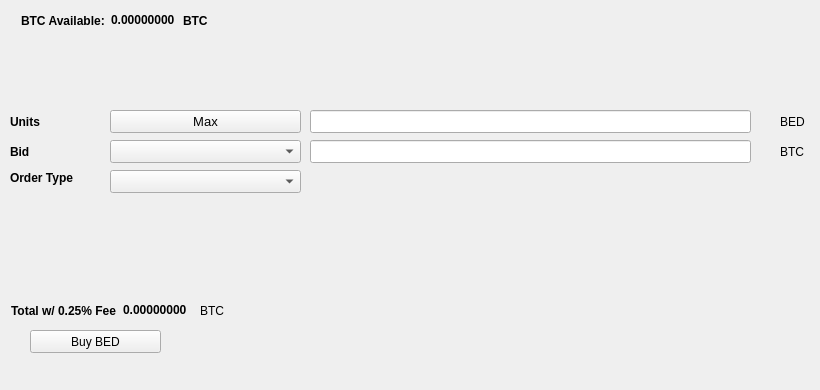
   <widget class="QWidget" name="BuyTab">
    <attribute name="title">
     <string>Buy</string>
    </attribute>
    <widget class="QPushButton" name="BuyBED">
     <property name="geometry">
      <rect>
       <x>30</x>
       <y>330</y>
       <width>131</width>
       <height>23</height>
      </rect>
     </property>
     <property name="text">
      <string>Buy BED</string>
     </property>
     <property name="icon">
      <iconset resource="../bederl.qrc">
       <normaloff>:/icons/bitcoin</normaloff>:/icons/bitcoin</iconset>
     </property>
    </widget>
    <widget class="QLabel" name="label_3">
     <property name="geometry">
      <rect>
       <x>10</x>
       <y>110</y>
       <width>46</width>
       <height>23</height>
      </rect>
     </property>
     <property name="font">
      <font>
       <weight>75</weight>
       <bold>true</bold>
      </font>
     </property>
     <property name="text">
      <string>Units</string>
     </property>
    </widget>
    <widget class="QLineEdit" name="UnitsInput">
     <property name="geometry">
      <rect>
       <x>310</x>
       <y>110</y>
       <width>441</width>
       <height>23</height>
      </rect>
     </property>
     <property name="font">
      <font>
       <pointsize>9</pointsize>
       <weight>75</weight>
       <bold>true</bold>
      </font>
     </property>
    </widget>
    <widget class="QLineEdit" name="BuyBidPriceEdit">
     <property name="geometry">
      <rect>
       <x>310</x>
       <y>140</y>
       <width>441</width>
       <height>23</height>
      </rect>
     </property>
     <property name="font">
      <font>
       <pointsize>9</pointsize>
       <weight>75</weight>
       <bold>true</bold>
      </font>
     </property>
    </widget>
    <widget class="QLabel" name="label_4">
     <property name="geometry">
      <rect>
       <x>780</x>
       <y>110</y>
       <width>31</width>
       <height>23</height>
      </rect>
     </property>
     <property name="text">
      <string>BED</string>
     </property>
    </widget>
    <widget class="QLabel" name="label_5">
     <property name="geometry">
      <rect>
       <x>780</x>
       <y>140</y>
       <width>31</width>
       <height>23</height>
      </rect>
     </property>
     <property name="text">
      <string>BTC</string>
     </property>
    </widget>
    <widget class="QLabel" name="label_6">
     <property name="geometry">
      <rect>
       <x>10</x>
       <y>140</y>
       <width>46</width>
       <height>23</height>
      </rect>
     </property>
     <property name="font">
      <font>
       <weight>75</weight>
       <bold>true</bold>
      </font>
     </property>
     <property name="text">
      <string>Bid</string>
     </property>
    </widget>
    <widget class="QLabel" name="label_7">
     <property name="geometry">
      <rect>
       <x>10</x>
       <y>170</y>
       <width>91</width>
       <height>16</height>
      </rect>
     </property>
     <property name="font">
      <font>
       <weight>75</weight>
       <bold>true</bold>
      </font>
     </property>
     <property name="text">
      <string>Order Type</string>
     </property>
    </widget>
    <widget class="QPushButton" name="Buy_Max_Amount">
     <property name="geometry">
      <rect>
       <x>110</x>
       <y>110</y>
       <width>191</width>
       <height>23</height>
      </rect>
     </property>
     <property name="font">
      <font>
       <pointsize>10</pointsize>
      </font>
     </property>
     <property name="text">
      <string>Max</string>
     </property>
    </widget>
    <widget class="QComboBox" name="BuyBidcomboBox">
     <property name="geometry">
      <rect>
       <x>110</x>
       <y>140</y>
       <width>191</width>
       <height>23</height>
      </rect>
     </property>
     <property name="font">
      <font>
       <pointsize>10</pointsize>
      </font>
     </property>
    </widget>
    <widget class="QComboBox" name="buyOrdertypeCombo">
     <property name="geometry">
      <rect>
       <x>110</x>
       <y>170</y>
       <width>191</width>
       <height>23</height>
      </rect>
     </property>
     <property name="font">
      <font>
       <pointsize>10</pointsize>
      </font>
     </property>
    </widget>
    <widget class="QWidget" name="layoutWidget1">
     <property name="geometry">
      <rect>
       <x>21</x>
       <y>11</y>
       <width>227</width>
       <height>19</height>
      </rect>
     </property>
     <layout class="QHBoxLayout" name="horizontalLayout_3">
      <item>
       <widget class="QLabel" name="label232">
        <property name="font">
         <font>
          <weight>75</weight>
          <bold>true</bold>
         </font>
        </property>
        <property name="text">
         <string>BTC Available:</string>
        </property>
       </widget>
      </item>
      <item>
       <widget class="QLabel" name="BtcAvailableLbl">
        <property name="palette">
         <palette>
          <active>
           <colorrole role="WindowText">
            <brush brushstyle="SolidPattern">
             <color alpha="255">
              <red>0</red>
              <green>0</green>
              <blue>0</blue>
             </color>
            </brush>
           </colorrole>
           <colorrole role="Button">
            <brush brushstyle="SolidPattern">
             <color alpha="255">
              <red>0</red>
              <green>170</green>
              <blue>0</blue>
             </color>
            </brush>
           </colorrole>
           <colorrole role="Light">
            <brush brushstyle="SolidPattern">
             <color alpha="255">
              <red>0</red>
              <green>255</green>
              <blue>0</blue>
             </color>
            </brush>
           </colorrole>
           <colorrole role="Midlight">
            <brush brushstyle="SolidPattern">
             <color alpha="255">
              <red>0</red>
              <green>212</green>
              <blue>0</blue>
             </color>
            </brush>
           </colorrole>
           <colorrole role="Dark">
            <brush brushstyle="SolidPattern">
             <color alpha="255">
              <red>0</red>
              <green>85</green>
              <blue>0</blue>
             </color>
            </brush>
           </colorrole>
           <colorrole role="Mid">
            <brush brushstyle="SolidPattern">
             <color alpha="255">
              <red>0</red>
              <green>113</green>
              <blue>0</blue>
             </color>
            </brush>
           </colorrole>
           <colorrole role="Text">
            <brush brushstyle="SolidPattern">
             <color alpha="255">
              <red>0</red>
              <green>170</green>
              <blue>0</blue>
             </color>
            </brush>
           </colorrole>
           <colorrole role="BrightText">
            <brush brushstyle="SolidPattern">
             <color alpha="255">
              <red>255</red>
              <green>255</green>
              <blue>255</blue>
             </color>
            </brush>
           </colorrole>
           <colorrole role="ButtonText">
            <brush brushstyle="SolidPattern">
             <color alpha="255">
              <red>0</red>
              <green>0</green>
              <blue>0</blue>
             </color>
            </brush>
           </colorrole>
           <colorrole role="Base">
            <brush brushstyle="SolidPattern">
             <color alpha="255">
              <red>255</red>
              <green>255</green>
              <blue>255</blue>
             </color>
            </brush>
           </colorrole>
           <colorrole role="Window">
            <brush brushstyle="SolidPattern">
             <color alpha="255">
              <red>0</red>
              <green>170</green>
              <blue>0</blue>
             </color>
            </brush>
           </colorrole>
           <colorrole role="Shadow">
            <brush brushstyle="SolidPattern">
             <color alpha="255">
              <red>0</red>
              <green>0</green>
              <blue>0</blue>
             </color>
            </brush>
           </colorrole>
           <colorrole role="AlternateBase">
            <brush brushstyle="SolidPattern">
             <color alpha="255">
              <red>127</red>
              <green>212</green>
              <blue>127</blue>
             </color>
            </brush>
           </colorrole>
           <colorrole role="ToolTipBase">
            <brush brushstyle="SolidPattern">
             <color alpha="255">
              <red>255</red>
              <green>255</green>
              <blue>220</blue>
             </color>
            </brush>
           </colorrole>
           <colorrole role="ToolTipText">
            <brush brushstyle="SolidPattern">
             <color alpha="255">
              <red>0</red>
              <green>0</green>
              <blue>0</blue>
             </color>
            </brush>
           </colorrole>
          </active>
          <inactive>
           <colorrole role="WindowText">
            <brush brushstyle="SolidPattern">
             <color alpha="255">
              <red>0</red>
              <green>0</green>
              <blue>0</blue>
             </color>
            </brush>
           </colorrole>
           <colorrole role="Button">
            <brush brushstyle="SolidPattern">
             <color alpha="255">
              <red>0</red>
              <green>170</green>
              <blue>0</blue>
             </color>
            </brush>
           </colorrole>
           <colorrole role="Light">
            <brush brushstyle="SolidPattern">
             <color alpha="255">
              <red>0</red>
              <green>255</green>
              <blue>0</blue>
             </color>
            </brush>
           </colorrole>
           <colorrole role="Midlight">
            <brush brushstyle="SolidPattern">
             <color alpha="255">
              <red>0</red>
              <green>212</green>
              <blue>0</blue>
             </color>
            </brush>
           </colorrole>
           <colorrole role="Dark">
            <brush brushstyle="SolidPattern">
             <color alpha="255">
              <red>0</red>
              <green>85</green>
              <blue>0</blue>
             </color>
            </brush>
           </colorrole>
           <colorrole role="Mid">
            <brush brushstyle="SolidPattern">
             <color alpha="255">
              <red>0</red>
              <green>113</green>
              <blue>0</blue>
             </color>
            </brush>
           </colorrole>
           <colorrole role="Text">
            <brush brushstyle="SolidPattern">
             <color alpha="255">
              <red>0</red>
              <green>170</green>
              <blue>0</blue>
             </color>
            </brush>
           </colorrole>
           <colorrole role="BrightText">
            <brush brushstyle="SolidPattern">
             <color alpha="255">
              <red>255</red>
              <green>255</green>
              <blue>255</blue>
             </color>
            </brush>
           </colorrole>
           <colorrole role="ButtonText">
            <brush brushstyle="SolidPattern">
             <color alpha="255">
              <red>0</red>
              <green>0</green>
              <blue>0</blue>
             </color>
            </brush>
           </colorrole>
           <colorrole role="Base">
            <brush brushstyle="SolidPattern">
             <color alpha="255">
              <red>255</red>
              <green>255</green>
              <blue>255</blue>
             </color>
            </brush>
           </colorrole>
           <colorrole role="Window">
            <brush brushstyle="SolidPattern">
             <color alpha="255">
              <red>0</red>
              <green>170</green>
              <blue>0</blue>
             </color>
            </brush>
           </colorrole>
           <colorrole role="Shadow">
            <brush brushstyle="SolidPattern">
             <color alpha="255">
              <red>0</red>
              <green>0</green>
              <blue>0</blue>
             </color>
            </brush>
           </colorrole>
           <colorrole role="AlternateBase">
            <brush brushstyle="SolidPattern">
             <color alpha="255">
              <red>127</red>
              <green>212</green>
              <blue>127</blue>
             </color>
            </brush>
           </colorrole>
           <colorrole role="ToolTipBase">
            <brush brushstyle="SolidPattern">
             <color alpha="255">
              <red>255</red>
              <green>255</green>
              <blue>220</blue>
             </color>
            </brush>
           </colorrole>
           <colorrole role="ToolTipText">
            <brush brushstyle="SolidPattern">
             <color alpha="255">
              <red>0</red>
              <green>0</green>
              <blue>0</blue>
             </color>
            </brush>
           </colorrole>
          </inactive>
          <disabled>
           <colorrole role="WindowText">
            <brush brushstyle="SolidPattern">
             <color alpha="255">
              <red>0</red>
              <green>85</green>
              <blue>0</blue>
             </color>
            </brush>
           </colorrole>
           <colorrole role="Button">
            <brush brushstyle="SolidPattern">
             <color alpha="255">
              <red>0</red>
              <green>170</green>
              <blue>0</blue>
             </color>
            </brush>
           </colorrole>
           <colorrole role="Light">
            <brush brushstyle="SolidPattern">
             <color alpha="255">
              <red>0</red>
              <green>255</green>
              <blue>0</blue>
             </color>
            </brush>
           </colorrole>
           <colorrole role="Midlight">
            <brush brushstyle="SolidPattern">
             <color alpha="255">
              <red>0</red>
              <green>212</green>
              <blue>0</blue>
             </color>
            </brush>
           </colorrole>
           <colorrole role="Dark">
            <brush brushstyle="SolidPattern">
             <color alpha="255">
              <red>0</red>
              <green>85</green>
              <blue>0</blue>
             </color>
            </brush>
           </colorrole>
           <colorrole role="Mid">
            <brush brushstyle="SolidPattern">
             <color alpha="255">
              <red>0</red>
              <green>113</green>
              <blue>0</blue>
             </color>
            </brush>
           </colorrole>
           <colorrole role="Text">
            <brush brushstyle="SolidPattern">
             <color alpha="255">
              <red>0</red>
              <green>85</green>
              <blue>0</blue>
             </color>
            </brush>
           </colorrole>
           <colorrole role="BrightText">
            <brush brushstyle="SolidPattern">
             <color alpha="255">
              <red>255</red>
              <green>255</green>
              <blue>255</blue>
             </color>
            </brush>
           </colorrole>
           <colorrole role="ButtonText">
            <brush brushstyle="SolidPattern">
             <color alpha="255">
              <red>0</red>
              <green>85</green>
              <blue>0</blue>
             </color>
            </brush>
           </colorrole>
           <colorrole role="Base">
            <brush brushstyle="SolidPattern">
             <color alpha="255">
              <red>0</red>
              <green>170</green>
              <blue>0</blue>
             </color>
            </brush>
           </colorrole>
           <colorrole role="Window">
            <brush brushstyle="SolidPattern">
             <color alpha="255">
              <red>0</red>
              <green>170</green>
              <blue>0</blue>
             </color>
            </brush>
           </colorrole>
           <colorrole role="Shadow">
            <brush brushstyle="SolidPattern">
             <color alpha="255">
              <red>0</red>
              <green>0</green>
              <blue>0</blue>
             </color>
            </brush>
           </colorrole>
           <colorrole role="AlternateBase">
            <brush brushstyle="SolidPattern">
             <color alpha="255">
              <red>0</red>
              <green>170</green>
              <blue>0</blue>
             </color>
            </brush>
           </colorrole>
           <colorrole role="ToolTipBase">
            <brush brushstyle="SolidPattern">
             <color alpha="255">
              <red>255</red>
              <green>255</green>
              <blue>220</blue>
             </color>
            </brush>
           </colorrole>
           <colorrole role="ToolTipText">
            <brush brushstyle="SolidPattern">
             <color alpha="255">
              <red>0</red>
              <green>0</green>
              <blue>0</blue>
             </color>
            </brush>
           </colorrole>
          </disabled>
         </palette>
        </property>
        <property name="font">
         <font>
          <weight>75</weight>
          <bold>true</bold>
         </font>
        </property>
        <property name="text">
         <string>0.00000000</string>
        </property>
        <property name="textInteractionFlags">
         <set>Qt::LinksAccessibleByMouse|Qt::TextSelectableByKeyboard|Qt::TextSelectableByMouse</set>
        </property>
       </widget>
      </item>
      <item>
       <widget class="QLabel" name="BtcAvailableLbl_2">
        <property name="font">
         <font>
          <weight>75</weight>
          <bold>true</bold>
         </font>
        </property>
        <property name="text">
         <string>BTC</string>
        </property>
       </widget>
      </item>
     </layout>
    </widget>
    <widget class="QWidget" name="layoutWidge2">
     <property name="geometry">
      <rect>
       <x>11</x>
       <y>301</y>
       <width>259</width>
       <height>19</height>
      </rect>
     </property>
     <layout class="QHBoxLayout" name="horizontalLayout_4">
      <item>
       <widget class="QLabel" name="label_9">
        <property name="font">
         <font>
          <weight>75</weight>
          <bold>true</bold>
         </font>
        </property>
        <property name="text">
         <string>Total w/ 0.25% Fee</string>
        </property>
       </widget>
      </item>
      <item>
       <widget class="QLabel" name="BuyCostLabel">
        <property name="palette">
         <palette>
          <active>
           <colorrole role="WindowText">
            <brush brushstyle="SolidPattern">
             <color alpha="255">
              <red>0</red>
              <green>0</green>
              <blue>0</blue>
             </color>
            </brush>
           </colorrole>
           <colorrole role="Button">
            <brush brushstyle="SolidPattern">
             <color alpha="255">
              <red>0</red>
              <green>170</green>
              <blue>0</blue>
             </color>
            </brush>
           </colorrole>
           <colorrole role="Light">
            <brush brushstyle="SolidPattern">
             <color alpha="255">
              <red>0</red>
              <green>255</green>
              <blue>0</blue>
             </color>
            </brush>
           </colorrole>
           <colorrole role="Midlight">
            <brush brushstyle="SolidPattern">
             <color alpha="255">
              <red>0</red>
              <green>212</green>
              <blue>0</blue>
             </color>
            </brush>
           </colorrole>
           <colorrole role="Dark">
            <brush brushstyle="SolidPattern">
             <color alpha="255">
              <red>0</red>
              <green>85</green>
              <blue>0</blue>
             </color>
            </brush>
           </colorrole>
           <colorrole role="Mid">
            <brush brushstyle="SolidPattern">
             <color alpha="255">
              <red>0</red>
              <green>113</green>
              <blue>0</blue>
             </color>
            </brush>
           </colorrole>
           <colorrole role="Text">
            <brush brushstyle="SolidPattern">
             <color alpha="255">
              <red>0</red>
              <green>170</green>
              <blue>0</blue>
             </color>
            </brush>
           </colorrole>
           <colorrole role="BrightText">
            <brush brushstyle="SolidPattern">
             <color alpha="255">
              <red>255</red>
              <green>255</green>
              <blue>255</blue>
             </color>
            </brush>
           </colorrole>
           <colorrole role="ButtonText">
            <brush brushstyle="SolidPattern">
             <color alpha="255">
              <red>0</red>
              <green>0</green>
              <blue>0</blue>
             </color>
            </brush>
           </colorrole>
           <colorrole role="Base">
            <brush brushstyle="SolidPattern">
             <color alpha="255">
              <red>255</red>
              <green>255</green>
              <blue>255</blue>
             </color>
            </brush>
           </colorrole>
           <colorrole role="Window">
            <brush brushstyle="SolidPattern">
             <color alpha="255">
              <red>0</red>
              <green>170</green>
              <blue>0</blue>
             </color>
            </brush>
           </colorrole>
           <colorrole role="Shadow">
            <brush brushstyle="SolidPattern">
             <color alpha="255">
              <red>0</red>
              <green>0</green>
              <blue>0</blue>
             </color>
            </brush>
           </colorrole>
           <colorrole role="AlternateBase">
            <brush brushstyle="SolidPattern">
             <color alpha="255">
              <red>127</red>
              <green>212</green>
              <blue>127</blue>
             </color>
            </brush>
           </colorrole>
           <colorrole role="ToolTipBase">
            <brush brushstyle="SolidPattern">
             <color alpha="255">
              <red>255</red>
              <green>255</green>
              <blue>220</blue>
             </color>
            </brush>
           </colorrole>
           <colorrole role="ToolTipText">
            <brush brushstyle="SolidPattern">
             <color alpha="255">
              <red>0</red>
              <green>0</green>
              <blue>0</blue>
             </color>
            </brush>
           </colorrole>
          </active>
          <inactive>
           <colorrole role="WindowText">
            <brush brushstyle="SolidPattern">
             <color alpha="255">
              <red>0</red>
              <green>0</green>
              <blue>0</blue>
             </color>
            </brush>
           </colorrole>
           <colorrole role="Button">
            <brush brushstyle="SolidPattern">
             <color alpha="255">
              <red>0</red>
              <green>170</green>
              <blue>0</blue>
             </color>
            </brush>
           </colorrole>
           <colorrole role="Light">
            <brush brushstyle="SolidPattern">
             <color alpha="255">
              <red>0</red>
              <green>255</green>
              <blue>0</blue>
             </color>
            </brush>
           </colorrole>
           <colorrole role="Midlight">
            <brush brushstyle="SolidPattern">
             <color alpha="255">
              <red>0</red>
              <green>212</green>
              <blue>0</blue>
             </color>
            </brush>
           </colorrole>
           <colorrole role="Dark">
            <brush brushstyle="SolidPattern">
             <color alpha="255">
              <red>0</red>
              <green>85</green>
              <blue>0</blue>
             </color>
            </brush>
           </colorrole>
           <colorrole role="Mid">
            <brush brushstyle="SolidPattern">
             <color alpha="255">
              <red>0</red>
              <green>113</green>
              <blue>0</blue>
             </color>
            </brush>
           </colorrole>
           <colorrole role="Text">
            <brush brushstyle="SolidPattern">
             <color alpha="255">
              <red>0</red>
              <green>170</green>
              <blue>0</blue>
             </color>
            </brush>
           </colorrole>
           <colorrole role="BrightText">
            <brush brushstyle="SolidPattern">
             <color alpha="255">
              <red>255</red>
              <green>255</green>
              <blue>255</blue>
             </color>
            </brush>
           </colorrole>
           <colorrole role="ButtonText">
            <brush brushstyle="SolidPattern">
             <color alpha="255">
              <red>0</red>
              <green>0</green>
              <blue>0</blue>
             </color>
            </brush>
           </colorrole>
           <colorrole role="Base">
            <brush brushstyle="SolidPattern">
             <color alpha="255">
              <red>255</red>
              <green>255</green>
              <blue>255</blue>
             </color>
            </brush>
           </colorrole>
           <colorrole role="Window">
            <brush brushstyle="SolidPattern">
             <color alpha="255">
              <red>0</red>
              <green>170</green>
              <blue>0</blue>
             </color>
            </brush>
           </colorrole>
           <colorrole role="Shadow">
            <brush brushstyle="SolidPattern">
             <color alpha="255">
              <red>0</red>
              <green>0</green>
              <blue>0</blue>
             </color>
            </brush>
           </colorrole>
           <colorrole role="AlternateBase">
            <brush brushstyle="SolidPattern">
             <color alpha="255">
              <red>127</red>
              <green>212</green>
              <blue>127</blue>
             </color>
            </brush>
           </colorrole>
           <colorrole role="ToolTipBase">
            <brush brushstyle="SolidPattern">
             <color alpha="255">
              <red>255</red>
              <green>255</green>
              <blue>220</blue>
             </color>
            </brush>
           </colorrole>
           <colorrole role="ToolTipText">
            <brush brushstyle="SolidPattern">
             <color alpha="255">
              <red>0</red>
              <green>0</green>
              <blue>0</blue>
             </color>
            </brush>
           </colorrole>
          </inactive>
          <disabled>
           <colorrole role="WindowText">
            <brush brushstyle="SolidPattern">
             <color alpha="255">
              <red>0</red>
              <green>85</green>
              <blue>0</blue>
             </color>
            </brush>
           </colorrole>
           <colorrole role="Button">
            <brush brushstyle="SolidPattern">
             <color alpha="255">
              <red>0</red>
              <green>170</green>
              <blue>0</blue>
             </color>
            </brush>
           </colorrole>
           <colorrole role="Light">
            <brush brushstyle="SolidPattern">
             <color alpha="255">
              <red>0</red>
              <green>255</green>
              <blue>0</blue>
             </color>
            </brush>
           </colorrole>
           <colorrole role="Midlight">
            <brush brushstyle="SolidPattern">
             <color alpha="255">
              <red>0</red>
              <green>212</green>
              <blue>0</blue>
             </color>
            </brush>
           </colorrole>
           <colorrole role="Dark">
            <brush brushstyle="SolidPattern">
             <color alpha="255">
              <red>0</red>
              <green>85</green>
              <blue>0</blue>
             </color>
            </brush>
           </colorrole>
           <colorrole role="Mid">
            <brush brushstyle="SolidPattern">
             <color alpha="255">
              <red>0</red>
              <green>113</green>
              <blue>0</blue>
             </color>
            </brush>
           </colorrole>
           <colorrole role="Text">
            <brush brushstyle="SolidPattern">
             <color alpha="255">
              <red>0</red>
              <green>85</green>
              <blue>0</blue>
             </color>
            </brush>
           </colorrole>
           <colorrole role="BrightText">
            <brush brushstyle="SolidPattern">
             <color alpha="255">
              <red>255</red>
              <green>255</green>
              <blue>255</blue>
             </color>
            </brush>
           </colorrole>
           <colorrole role="ButtonText">
            <brush brushstyle="SolidPattern">
             <color alpha="255">
              <red>0</red>
              <green>85</green>
              <blue>0</blue>
             </color>
            </brush>
           </colorrole>
           <colorrole role="Base">
            <brush brushstyle="SolidPattern">
             <color alpha="255">
              <red>0</red>
              <green>170</green>
              <blue>0</blue>
             </color>
            </brush>
           </colorrole>
           <colorrole role="Window">
            <brush brushstyle="SolidPattern">
             <color alpha="255">
              <red>0</red>
              <green>170</green>
              <blue>0</blue>
             </color>
            </brush>
           </colorrole>
           <colorrole role="Shadow">
            <brush brushstyle="SolidPattern">
             <color alpha="255">
              <red>0</red>
              <green>0</green>
              <blue>0</blue>
             </color>
            </brush>
           </colorrole>
           <colorrole role="AlternateBase">
            <brush brushstyle="SolidPattern">
             <color alpha="255">
              <red>0</red>
              <green>170</green>
              <blue>0</blue>
             </color>
            </brush>
           </colorrole>
           <colorrole role="ToolTipBase">
            <brush brushstyle="SolidPattern">
             <color alpha="255">
              <red>255</red>
              <green>255</green>
              <blue>220</blue>
             </color>
            </brush>
           </colorrole>
           <colorrole role="ToolTipText">
            <brush brushstyle="SolidPattern">
             <color alpha="255">
              <red>0</red>
              <green>0</green>
              <blue>0</blue>
             </color>
            </brush>
           </colorrole>
          </disabled>
         </palette>
        </property>
        <property name="font">
         <font>
          <weight>75</weight>
          <bold>true</bold>
         </font>
        </property>
        <property name="autoFillBackground">
         <bool>false</bool>
        </property>
        <property name="text">
         <string>0.00000000</string>
        </property>
        <property name="textInteractionFlags">
         <set>Qt::LinksAccessibleByMouse|Qt::TextSelectableByMouse</set>
        </property>
       </widget>
      </item>
      <item>
       <widget class="QLabel" name="label_10">
        <property name="font">
         <font>
          <weight>50</weight>
          <bold>false</bold>
         </font>
        </property>
        <property name="text">
         <string>BTC</string>
        </property>
       </widget>
      </item>
     </layout>
    </widget>
    <widget class="QLabel" name="label_24">
     <property name="geometry">
      <rect>
       <x>460</x>
       <y>300</y>
       <width>281</width>
       <height>81</height>
      </rect>
     </property>
     <property name="text">
      <string/>
     </property>
     <property name="pixmap">
      <pixmap>:/images/bittrex</pixmap>
     </property>
    </widget>
   </widget>
